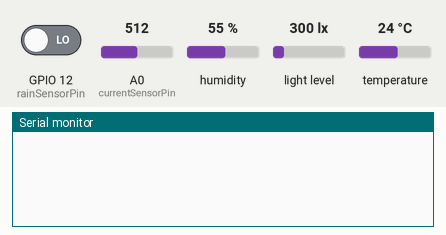
Simulated run of this sketch. Board: ESP8266 (NodeMCU). On the bench: the last lines printed to the serial monitor. The inputs (shaded band) are chosen by the test bench; at power-on: GPIO 12 (rainSensorPin) LOW, humidity 55 %, light level 300 lx, A0 (currentSensorPin) = 512, temperature 24 °C. WiFi joins after 1.5 s; servers stay silent unless stated.

Above: at 3.0 s.
3.1 s: GPIO 12 (rainSensorPin) driven HIGH
At 4.6 s:
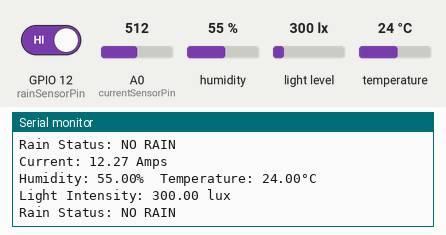
4.7 s: GPIO 12 (rainSensorPin) driven LOW
At 6.1 s:
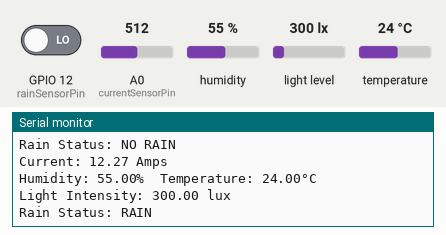
7.7 s: humidity set to 22 %
9.2 s: light level set to 40 lx
At 10.6 s:
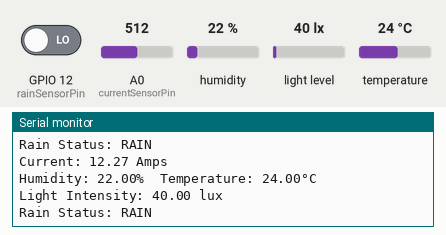
10.7 s: A0 (currentSensorPin) set to 716
12.2 s: temperature set to 12 °C
At 12.8 s:
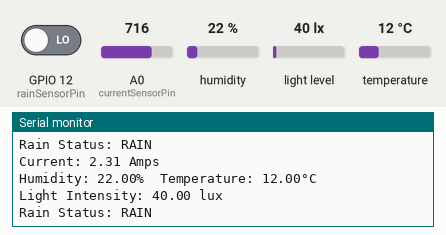

The sketch:

IOT_Solar_Monitoring.ino
```cpp
/*
	DHT11 Sensors
	Lux Sensor BH1750
	Curennt Sensor ACS712 20A
	Rain Sensor
*/

// Define pin connection
#define currentSensorPin A0 // ADC0 (A0)
#define BH1750_SCL 5 // GPIO5 (D1)
#define BH1750_SDA 4 // GPIO4 (D2)
#define DHTSensorPin 14 // GPIO14 (D5)
#define rainSensorPin 12 // GPIO12 (D6)

/* Fill-in information from Blynk Device Info here */
#define BLYNK_TEMPLATE_ID       "***************"
#define BLYNK_TEMPLATE_NAME     "***************"
#define BLYNK_AUTH_TOKEN        "*********************************"

// Your WiFi credentials.
// Set password to "" for open networks.
char ssid[] = "*********";
char pass[] = "*********";

/* Comment this out to disable prints and save space */
#define BLYNK_PRINT Serial
#include <ESP8266WiFi.h>
#include <BlynkSimpleEsp8266.h>
#include "DHT.h"
#include <BH1750.h>
#include <Wire.h>

BlynkTimer timer;
DHT dht(DHTSensorPin, DHT11);
BH1750 lightMeter;

void setup() {
	// put your setup code here, to run once:
	Serial.begin(115200);
	Wire.begin();
	Blynk.begin(BLYNK_AUTH_TOKEN, ssid, pass);

	// Initialize pin
	pinMode(currentSensorPin, INPUT);
	pinMode(DHTSensorPin, INPUT);
	pinMode(rainSensorPin, INPUT);
	dht.begin();
	lightMeter.begin();
	// Function callback for every second
	timer.setInterval(1000L, readSensor);
}

void readSensor() {
	float rawADC = 0.0, rawSamples = 0.0, rawAverage = 0.0, actualCurrent = 0.0;

	for (unsigned int x = 0; x < 150; x++) { // Get 150 samples
		rawADC = analogRead(currentSensorPin);
		rawSamples = rawSamples + rawADC; // Add samples all together
		delay(3); // let ADC settle between samples
	}
	rawAverage = rawSamples / 150.0; // Get the average sample value
	actualCurrent = abs((2.46 - (rawAverage * (3.3 / 1024.0))) / 0.066);

	Serial.print(F("Current: "));
	Serial.print(actualCurrent);
	Serial.println(F(" Amps"));

	float h = dht.readHumidity();
	float t = dht.readTemperature();
	// Check if any reads failed and exit early (to try again).
	if (isnan(h) || isnan(t)) {
		Serial.println(F("Failed to read from DHT sensor!"));
		return;
	}

	Serial.print(F("Humidity: "));
	Serial.print(h);
	Serial.print(F("%  Temperature: "));
	Serial.print(t);
	Serial.println(F("°C"));

	float lux = lightMeter.readLightLevel();

	Serial.print(F("Light Intensity: "));
	Serial.print(lux);
	Serial.println(F(" lux"));

	Blynk.virtualWrite(V0, actualCurrent); // Current from ACS712
	Blynk.virtualWrite(V1, h); // Humidity from DHT11
	Blynk.virtualWrite(V2, t); // Temperature from DHT11
	Blynk.virtualWrite(V3, lux); // Lux from BH1750
	if (digitalRead(rainSensorPin) == HIGH) { // Rain from rain sensor
		Serial.print(F("Rain Status: "));
		Serial.println(F("NO RAIN"));
		Blynk.virtualWrite(V4, "NO RAIN");
		} else {
		Serial.print(F("Rain Status: "));
		Serial.println(F("RAIN"));
		Blynk.virtualWrite(V4, "RAIN");
	}
}

void loop() {
	// put your main code here, to run repeatedly:
	Blynk.run();
	timer.run();
}
```

Measured:
- after the input at 3.1 s, the serial monitor: prints a new line after 0.20 s (image 1)
- after the input at 4.7 s, the serial monitor: prints a new line after 0.57 s (image 2)
- after the input at 9.2 s, the serial monitor: prints a new line after 0.09 s (image 3)
- after the input at 12.2 s, the serial monitor: prints a new line after 0.09 s (image 4)
